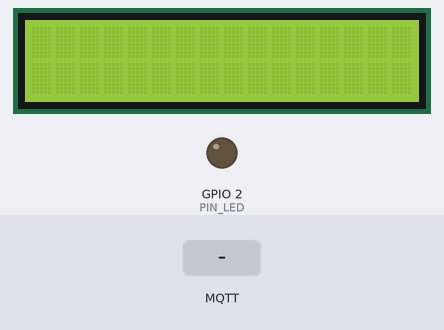
Recording of a sketch running on a simulated ESP32. Shown: 16×2 character LCD, output pins drawn as LEDs (lit = HIGH). Inputs (shaded band) come from the test bench. WiFi joins after 1.5 s; servers stay silent unless stated; no MQTT or app messages arrive unless stated; what the sketch prints to the serial monitor is not drawn.

Above: at 2.8 s.
2.9 s: MQTT message "1" arrives on the first subscribed topic
At 3.6 s:
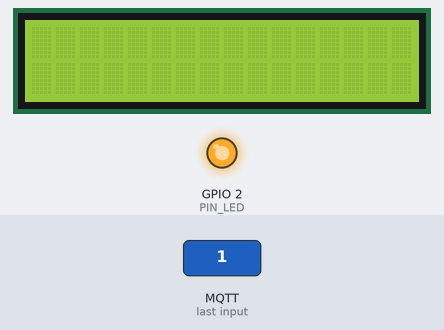
4.4 s: MQTT message "2" arrives on the first subscribed topic
At 4.7 s:
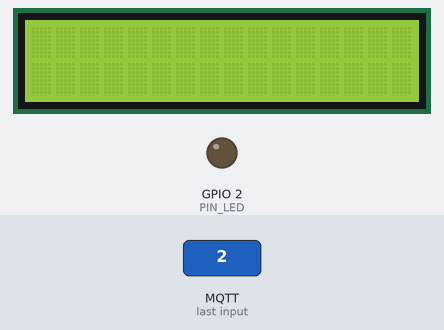
Timing chart, 0 to 7.4 s (numbered marks = the images above; inputs shaded):
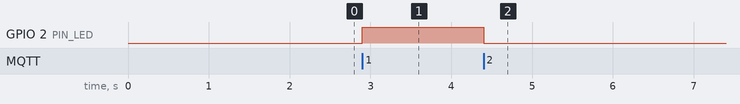

Measured:
- after the input at 2.9 s, GPIO 2 (PIN_LED): LOW → HIGH at once
- after the input at 4.4 s, GPIO 2 (PIN_LED): HIGH → LOW at once

The sketch:

sketch_may09a.ino
```cpp
#define PIN_LED 2

#include <Arduino.h>
#include <WiFi.h>
#include <PubSubClient.h>
#include <LiquidCrystal_I2C.h>
#include <Wire.h>

#define WIFI_NETWORK "" //insert wifi network name
#define WIFI_PASSWORD "" //insert wifi network password
#define WIFI_TIMEOUT_MS 20000

//lcd
#define SDA 13
#define SCL 14
LiquidCrystal_I2C lcd(0x27, 16, 2);

// MQTT Broker
const IPAddress mqttServerIP(192, 168, 0, 249);
const char *topic = "cs2600/final";
const char *mqtt_username = "mqtt";
const char *mqtt_password = "cs2600";
const int mqtt_port = 1883;

WiFiClient espClient;
PubSubClient client(espClient);

//vars
int newMessage = -1;

bool connectToWifi(){
    Serial.print("Connecting to Wifi");
    WiFi.mode(WIFI_STA);
    WiFi.begin(WIFI_NETWORK, WIFI_PASSWORD);

    unsigned long startAttemptTime = millis();

    while(WiFi.status() != WL_CONNECTED && millis() - startAttemptTime < WIFI_TIMEOUT_MS){
        Serial.print(".");
        delay(100);
    }

    if(WiFi.status() != WL_CONNECTED){
        Serial.println(" Failed!");
        return false;
    }else{
        Serial.println("");
        Serial.println("Connected");
        Serial.println(WiFi.localIP());
        return true;
    }

    return false;
}

void callback(char *topic, byte *payload, unsigned int length) {
    //payload[length] = '\0';
    Serial.println();
    Serial.println("----------------");
    Serial.println("Message received");

    if(payload[0] == '1'){
        Serial.println("Led On");
        digitalWrite(PIN_LED, HIGH);
        newMessage = 1;
    }else if(payload[0] == '2'){
        Serial.println("Led Off");
        digitalWrite(PIN_LED, LOW);
        newMessage = 2;
    }else if(payload[0] == '3'){
        String t;
        for(int i = 2; i < length; i++){
            t += (char)payload[i];
        }
        lcdDisplay(t);
        newMessage = 3;
    }else if(payload[0] == '4'){
        String t;
        for(int i = 2; i < length; i++){
            t += (char)payload[i];
        }
        lcdDisplay(t);
        newMessage = 4;
    }else{
        newMessage = -1;
    }

    Serial.println("----------------");
}

void setup() {
    Serial.begin(115200);
    pinMode(PIN_LED, OUTPUT);
    Wire.begin(SDA,SCL);
    lcd.begin(0x27, 16, 2);
    lcd.backlight();

    if(connectToWifi()){
        client.setServer(mqttServerIP, mqtt_port);
        client.setCallback(callback);

        while (!client.connected()) {
            String client_id = "esp32-client-";
            client_id += String(WiFi.macAddress());
            Serial.printf("The client %s connects to mqtt server\n", client_id.c_str());

            if (client.connect(client_id.c_str(), mqtt_username, mqtt_password)) {
                Serial.println("local mqtt server connected");
            } else {
                Serial.print("failed with state ");
                Serial.print(client.state());
                Serial.println("");
                delay(2000);
            }
        }

        client.publish(topic, "Arduino Connected");
        client.subscribe(topic);
    }
}

void lcdDisplay(String dis){
    lcd.setCursor(0,0);
    lcd.print(dis);
    delay(5000);
    lcd.clear();
}

void loop() {
    if(newMessage != -1){
        if(newMessage == 1){
            client.publish(topic, "Led On");
        }else if(newMessage == 2){
            client.publish(topic, "Led Off");
        }else if(newMessage == 3){
            client.publish(topic, "Displayed Time");
        }else if(newMessage == 4){
            client.publish(topic, "Displayed Date");
        }else{
            newMessage = -1;
        }
        newMessage = -1;
    }
    client.loop();
}
```
